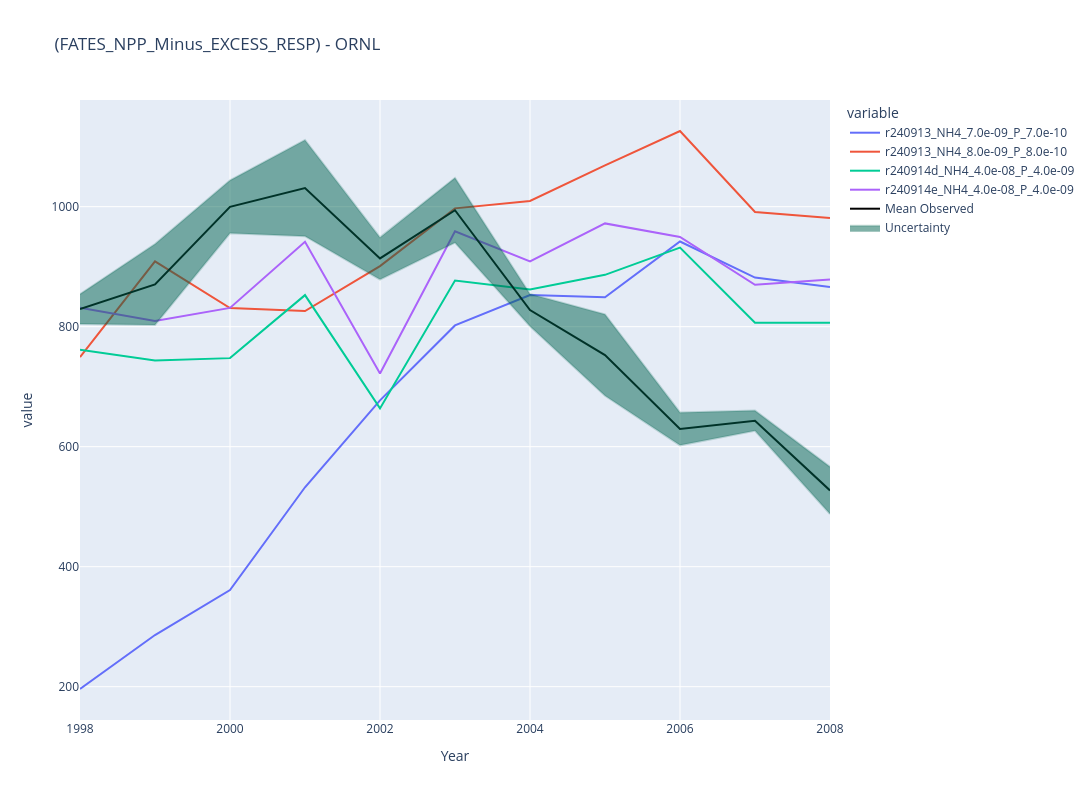
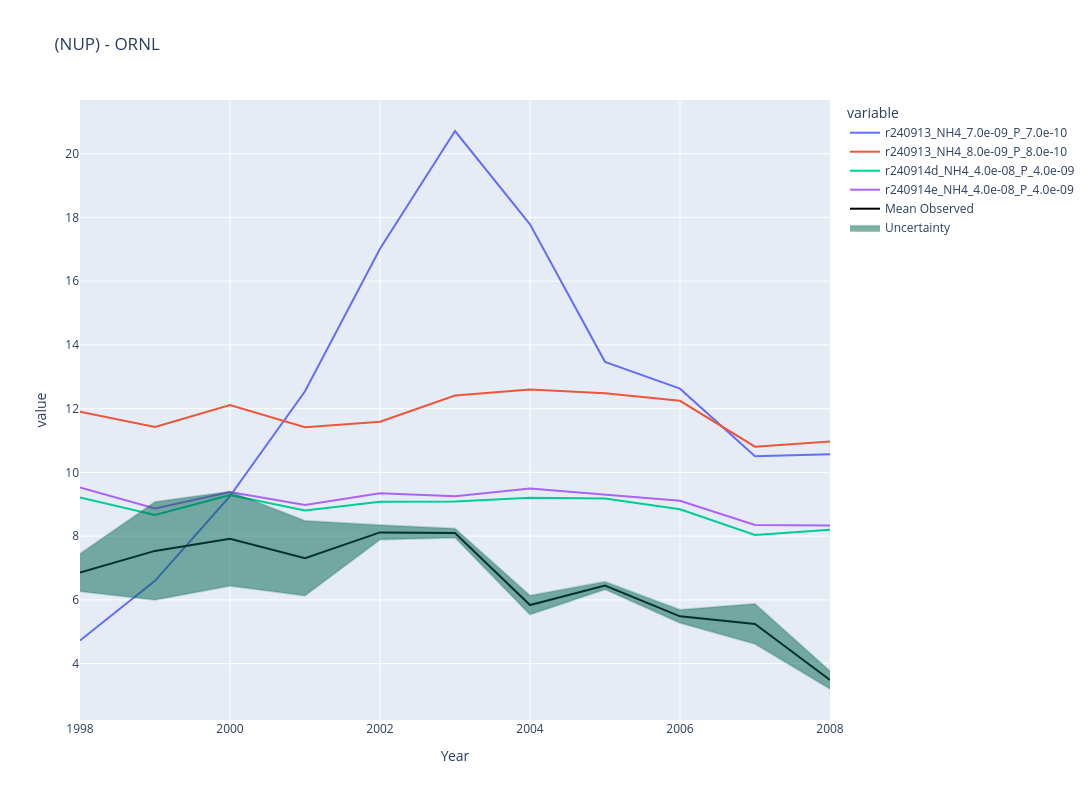
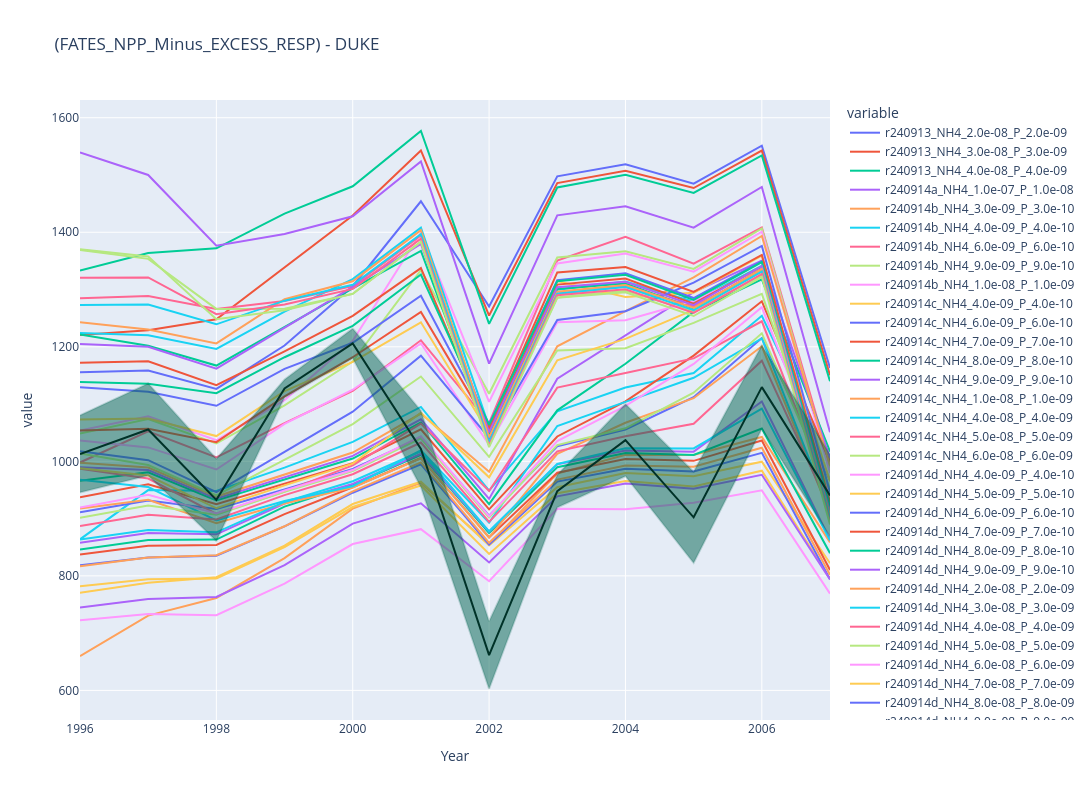
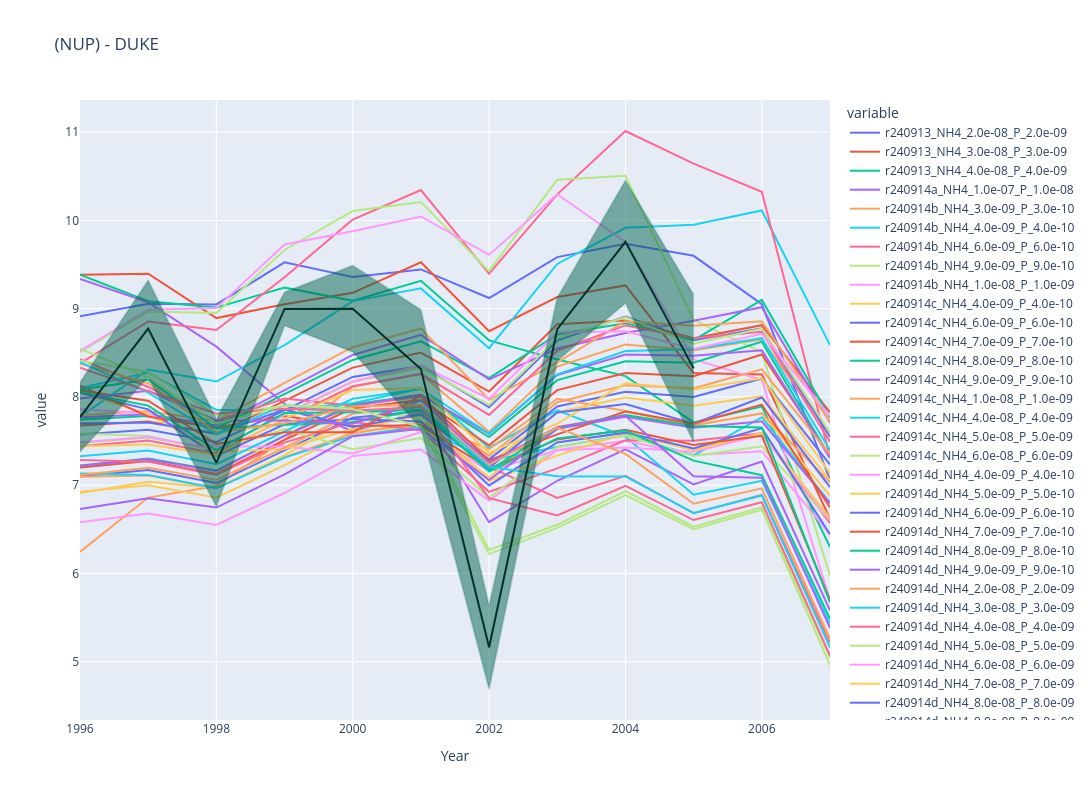

The notebook cell saved with these charts, in order:
### Code cell
import plotly.graph_objects as go
from plotly.subplots import make_subplots
import plotly.express as px
if plotly_plots in ["yes", "y", "YES", "Y"]:
    for site in sites_o:
        print(site)
        for var in vars:
            print (var)
            df_tmp = dict_df[site][var].copy(deep=True)
            if var == "FATES_NPP_Minus_EXCESS_RESP":
                var_tmp = "NPP"
            else:
                var_tmp = var

            fig = px.line(df_tmp[:], x="Year", y=df_tmp.columns,
              hover_data={"Year": "%Y"},
              title=f" ({var}) - {site} \n")
            fig.add_scatter(x=np.array(dict_obs_ax[site][co2_case]["YEAR"].values, dtype=int), 
                            y=dict_obs_ax[site][co2_case][var_tmp].values, 
                            mode='lines', 
                            name='Mean Observed', line=dict(color='black', width=2))
            
            # Add a filled polygon (e.g., for uncertainty)
            # Example: creating upper and lower bounds
            lower_bound = dict_obs_ax[site][co2_case][var_tmp].values + dict_obs_ase[site][co2_case][var_tmp].values
            upper_bound = dict_obs_ax[site][co2_case][var_tmp].values - dict_obs_ase[site][co2_case][var_tmp].values

            # Fill between the lower and upper bounds
            fig.add_traces([
                go.Scatter(
                    x=df_tmp['Year'], y=upper_bound, 
                    fill=None, mode='lines', line=dict(color='rgba(0,100,80,0.2)'), 
                    showlegend=False
                ),
                go.Scatter(
                    x=df_tmp['Year'], y=lower_bound, 
                    fill='tonexty', mode='lines', line=dict(color='rgba(0,100,80,0.2)'), 
                    name='Uncertainty'
                )
            ])
            
            
            # Update layout to increase figure size
            fig.update_layout(width=1200, height=800)  # Adjust width and height as needed

            # Save the plot as an HTML file
            path_html_save = "/Users/ud4/repos/GitHub/FATESFACE/Plume_Plots/HTML_plots"
            fig.write_html(f"{path_html_save}/{var}_{site}_{co2_case}_line_plot.html")

            print (f"{var}_{site}_{co2_case}_line_plot.html")

            # Show the plot
            fig.show()
